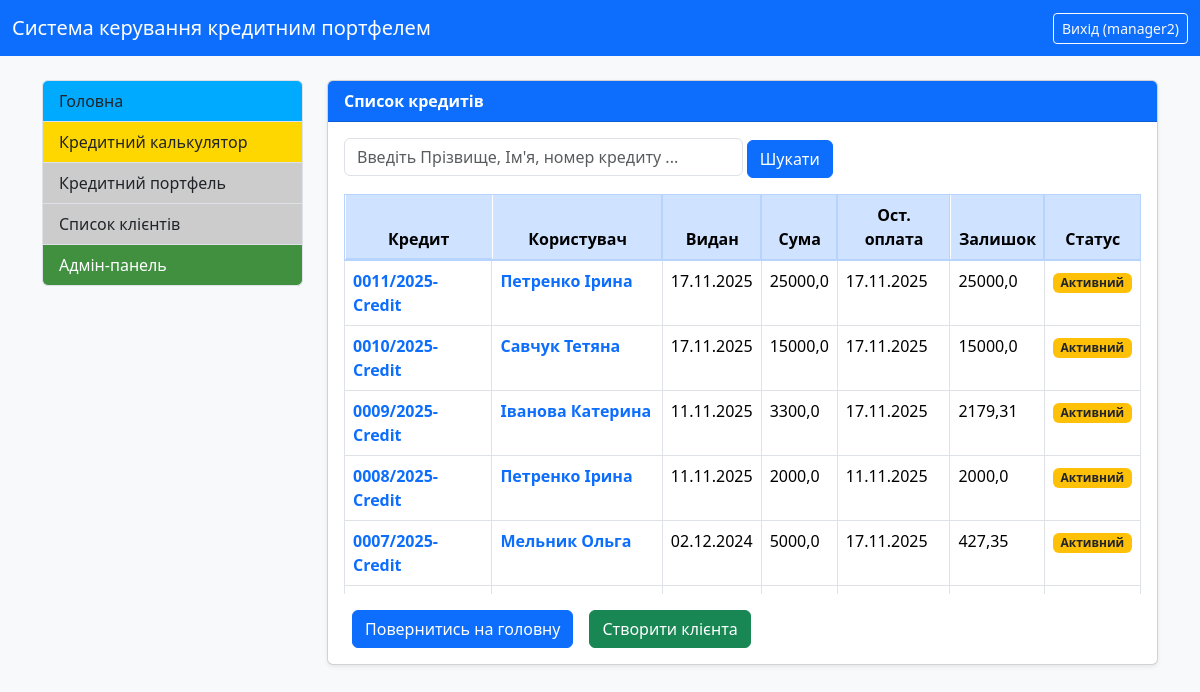
The page /all-credits/ (signed in) on the database its author committed.
### credit_system/models.py (models this page shows, shortened)
class CustomUser(AbstractUser):
    ROLE_CHOICES = (
        ('admin', 'Адмін'),
        ('manager', 'Менеджер'),
        ('client', 'Клієнт'),
    )
    full_name = models.CharField(
        max_length=300,
        verbose_name="Повне ім'я",
        blank=True
    )
    role = models.CharField(
        max_length=10,
        choices=ROLE_CHOICES,
        default='client',
        verbose_name="Роль користувача"
    )
    middle_name = models.CharField(max_length=100, verbose_name="По батькові", blank=True)
    IPN = models.CharField(
        max_length=10,
        unique=True,
        verbose_name="ІПН",
        validators=[numeric_validator],
        null=True,
        blank=True
    )
    phone_number = models.CharField(max_length=20, verbose_name="Номер телефону", blank=True)
    address = models.CharField(max_length=255, verbose_name="Адреса", blank=True)
    date_of_birth = models.DateField(verbose_name="Дата народження", null=True, blank=True)
    SEX_CHOICES = (
        ('m', 'Чоловіча'),  # Значення в базі: 'm', Зображається: 'Чоловіча'
        ('w', 'Жіноча'),  # Значення в базі: 'w', Зображається: 'Жіноча'
    )
    sex = models.CharField(
        max_length=1,
        choices=SEX_CHOICES,
        default='m',
        verbose_name="Стать",
        blank=True,
        null=True
    )
    address_registration = models.CharField(max_length=255, verbose_name="Адреса прописки", blank=True)
    address_residential = models.CharField(max_length=255, verbose_name="Адреса проживання", blank=True)
    place_of_birth = models.CharField(max_length=255, verbose_name="Місце народження", blank=True)
    passport_series = models.CharField(max_length=2, verbose_name="Серія паспорту", blank=True)
    passport_number = models.CharField(max_length=10, verbose_name="Номер паспорту", blank=True)
    passport_vidan = models.CharField(max_length=255, verbose_name="Орган що видав паспорт", blank=True)
    passport_date = models.DateField(verbose_name="Дата видачі паспорта", null=True, blank=True)
    work_place = models.CharField(max_length=100, verbose_name="Місце роботи", blank=True)
    position = models.CharField(max_length=100, verbose_name="Посада", blank=True)
    notes = models.CharField(max_length=255, verbose_name="Нотатки", blank=True)
    @property
    def is_manager(self):
        return self.role == 'manager' or self.is_superuser
    class Meta:
        verbose_name = "Користувач"
        verbose_name_plural = "Користувачі"
        ordering = ['last_name', 'first_name']

class Credit(models.Model):
    user = models.ForeignKey(CustomUser, on_delete=models.CASCADE, related_name='credits', verbose_name="Користувач")
    number = models.CharField(max_length=100, verbose_name="Номер кредиту", blank=True)
    number1 = models.IntegerField(verbose_name="Порядковий номер", null=True, blank=True)
    number2 = models.IntegerField(verbose_name="Рік видачі", null=True, blank=True)
    number3 = models.CharField(max_length=20, verbose_name="Постфікс/Підрозділ", blank=True)
    summa_credit = models.FloatField(verbose_name="Сума кредиту")
    percent = models.FloatField(verbose_name="Відсоткова ставка (%)")
    start_date = models.DateField(verbose_name="Дата видачі")
    srok_months = models.IntegerField(verbose_name="Термін (міс.)")
    day_of_pay = models.IntegerField(default=15, verbose_name="Плановий день оплати")
    purpose = models.CharField(max_length=255, verbose_name="Ціль кредиту", blank=True)
    note = models.TextField(verbose_name="Примітка", blank=True)
    ostatok = models.FloatField(verbose_name="Залишок кредиту")
    closed = models.BooleanField(default=False, verbose_name="Кредит закрит")
    last_pay_date = models.DateField(null=True, blank=True, verbose_name="Дата останнього платежу")
    dolg_percent = models.FloatField(default=0, verbose_name="Борг по оплаті %")
    plan_pay = models.FloatField(verbose_name="Плановий платіж", blank=True)
    class Meta:
        verbose_name = "Кредит"
        verbose_name_plural = "Кредити"
        unique_together = ('number1', 'number2')
        ordering = ['-number1', '-number2']

### credit_system/views.py (the view, shortened to what this page needs)
# urls.py: path('all-credits/', AllCreditsView.as_view(), name='all_credits_list'),
class AllCreditsView(LoginRequiredMixin, ListView):
    model = Credit
    template_name = 'credit_system/all_credits.html'
    context_object_name = 'credits'
    def get_queryset(self):
        user = self.request.user
        base_queryset = Credit.objects.select_related('user')
        if user.is_superuser or user.is_manager:
            queryset = base_queryset.all()
        else:
            queryset = base_queryset.filter(user=user)
        query = self.request.GET.get('q')
        return queryset.order_by('closed', '-number1', '-number2')
    def get_context_data(self, **kwargs):
        context = super().get_context_data(**kwargs)
        context['query'] = self.request.GET.get('q', '')
        return context

### credit_system/templates/credit_system/all_credits.html (shortened to what this page needs)
{% extends "credit_system/base.html" %}
{% block content %}
    <div class="card shadow-sm">
        <div class="card-header bg-primary text-white">
            <strong>Список кредитів</strong>
        </div>
        <div class="card-body">
            <form method="GET" action="{% url 'all_credits_list' %}" class="mb-3">
                <input type="text" name="q" placeholder="Введіть Прізвище, Ім'я, номер кредиту ..." class="form-control d-inline-block w-50">
                <button type="submit" class="btn btn-primary">Шукати</button>
            </form>
            {% if credits %}
                <div class="table-responsive" style="max-height: 400px; overflow-y: auto; position: relative;">
                    <table class="table table-bordered table-hover">
                        <thead class="table-primary text-center">
                            <tr>
                                <th>Кредит</th>
                                <th>Користувач</th>
                                <th>Видан</th>
                                <th>Сума</th>
                                <th>Ост. оплата</th>
                                <th>Залишок</th>
                                <th>Статус</th>
                            </tr>
                        </thead>
                        <tbody>
                            {% for credit in credits %}
                                <tr>
                                    <td>
                                        <a href="{% url 'credit_detail' credit.pk %}?source=all_credits_list" class="text-decoration-none fw-bold text-primary">
                                            {{ credit.number }}
                                        </a>
                                    </td>
                                    <td>
                                        <a href="{% url 'client_detail' credit.user.pk %}?source=credits" class="text-decoration-none fw-bold text-primary">
                                            {{ credit.user.last_name }} {{ credit.user.first_name }}
                                        </a>
                                    </td>
                                    <td>{{ credit.start_date|date:"d.m.Y" }}</td>
                                    <td>{{ credit.summa_credit }}</td>
                                    <td>{{ credit.last_pay_date|date:"d.m.Y" }}</td>
                                    <td>{{ credit.ostatok }}</td>
                                    <td>
                                    {% if credit.closed %}
                                        <span class="badge bg-success">Закритий</span>
                                    {% else %}
                                        <span class="badge bg-warning text-dark">Активний</span>
                                    {% endif %}
                                    </td>
                                </tr>
                            {% endfor %}
                        </tbody>
                    </table>
                </div>
            {% else %}
                <p>Кредитів не знайдено.</p>
            {% endif %}
                <div class="d-flex justify-content-start gap-2 mt-3">
                    <br><a href="{% url 'index' %}" class="btn btn-primary mt-0">Повернитись на головну</a><br>
                    <a href="{% url 'add_new_client' %}" class="btn btn-success">
                            Створити клієнта
                    </a>
                </div>
            </div>
    </div>
{% endblock %}

### credit_system/templates/credit_system/base.html (shortened to what this page needs)
{% load static %}
<!DOCTYPE html>
<html lang="uk">
<head>
    <link href="https://cdn.jsdelivr.net/npm/bootstrap@5.3.3/dist/css/bootstrap.min.css" rel="stylesheet">
    <link rel="stylesheet" href="{% static 'credit_system/style.css' %}">
</head>
<body class="bg-light">
<nav class="navbar navbar-expand-lg navbar-dark bg-primary">
  <div class="container-fluid">
    <a class="navbar-brand" href="{% url 'index' %}">Система керування кредитним портфелем</a>
    <div class="d-flex">
      {% if user.is_authenticated %}
        <form method="post" action="{% url 'logout' %}" class="d-inline">
          <button type="submit" class="btn btn-outline-light btn-sm">
            Вихід ({{ user.username }})
          </button>
        </form>
      {% else %}
        <a href="{% url 'login' %}" class="btn btn-outline-light btn-sm">Вхід</a>
      {% endif %}
    </div>
  </div>
</nav>
<div class="container mt-4">
  <div class="row">
    <div class="col-lg-3 mb-3">
      <div class="list-group">
        <a href="{% url 'index' %}" class="list-group-item list-group-item-action"  style="background-color: #00AAFF;">
          Головна
        </a>
        <a href="{% url 'credit_calculator' %}" class="list-group-item list-group-item-action"  style="background-color: #FFD700;">
          Кредитний калькулятор
        </a>
        {% if user.is_authenticated %}
            {% if user.is_superuser or user.is_manager %}
                <a href="{% url 'all_credits_list' %}" class="list-group-item list-group-item-action" style="background-color: #CCCCCC;">
                    Кредитний портфель
                </a>
                <a href="{% url 'all_clients_list' %}" class="list-group-item list-group-item-action" style="background-color: #CCCCCC;">
                    Список клієнтів
                </a>
                <a href="{% url 'admin:index' %}" class="list-group-item list-group-item-action list-group-item-action" style="background-color: #409040; color: white;">
                    Адмін-панель
                </a>
            {% elif user.is_client %}
                <a href="{% url 'user_credits_list' %}" class="list-group-item list-group-item-action" style="background-color: #CCCCCC;">
                    Мої кредити
                </a>
            {% endif %}
        {% endif %}
      </div>
    </div>
    <div class="col-lg-9">
      {% block content %}
      {% endblock %}
    </div>
  </div>
</div>
</body>
</html>

### credit_system/static/credit_system/style.css (style rules this page uses)
body { background-color: #f8f9fa; }
.table-responsive { max-height: 300px; overflow-y: auto; }
.table-responsive thead th { position: sticky; top: 0; background-color: #cfe2ff; z-index: 2; }
.card { overflow: visible !important; }
.table-responsive { max-height: 300px; overflow-y: auto; position: relative; }
.table.table-bordered { border-collapse: collapse; }
.table-responsive thead th { position: sticky; top: 0; z-index: 6; background-color: #cfe2ff; border: 1px solid #b6d4fe; box-shadow: inset 0 -1px 0 #b6d4fe, 0 1px 1px rgba(0,0,0,0.04); transform: translateZ(0); }
.table thead th { border-bottom: 2px solid #b6d4fe !important; }
.table tbody td { border: 1px solid #dee2e6; }
.table thead tr > th + th { box-shadow: -1px 0 0 #b6d4fe inset; }
.table-responsive thead { transform: translateZ(0); backface-visibility: hidden; will-change: transform; }
.table-responsive thead th { -webkit-font-smoothing: antialiased; -moz-osx-font-smoothing: grayscale; }

### rows shown on the page
CustomUser: username "manager2"
Credit: number "0011/2025-Credit", user.last_name "Петренко", user.first_name "Ірина", start_date "17.11.2025", summa_credit "25000,0", last_pay_date "17.11.2025", ostatok "25000,0", closed "Активний"
Credit: number "0010/2025-Credit", user.last_name "Савчук", user.first_name "Тетяна", start_date "17.11.2025", summa_credit "15000,0", last_pay_date "17.11.2025", ostatok "15000,0", closed "Активний"
Credit: number "0009/2025-Credit", user.last_name "Іванова", user.first_name "Катерина", start_date "11.11.2025", summa_credit "3300,0", last_pay_date "17.11.2025", ostatok "2179,31", closed "Активний"
Credit: number "0008/2025-Credit", user.last_name "Петренко", user.first_name "Ірина", start_date "11.11.2025", summa_credit "2000,0", last_pay_date "11.11.2025", ostatok "2000,0", closed "Активний"
Credit: number "0007/2025-Credit", user.last_name "Мельник", user.first_name "Ольга", start_date "02.12.2024", summa_credit "5000,0", last_pay_date "17.11.2025", ostatok "427,35", closed "Активний"
